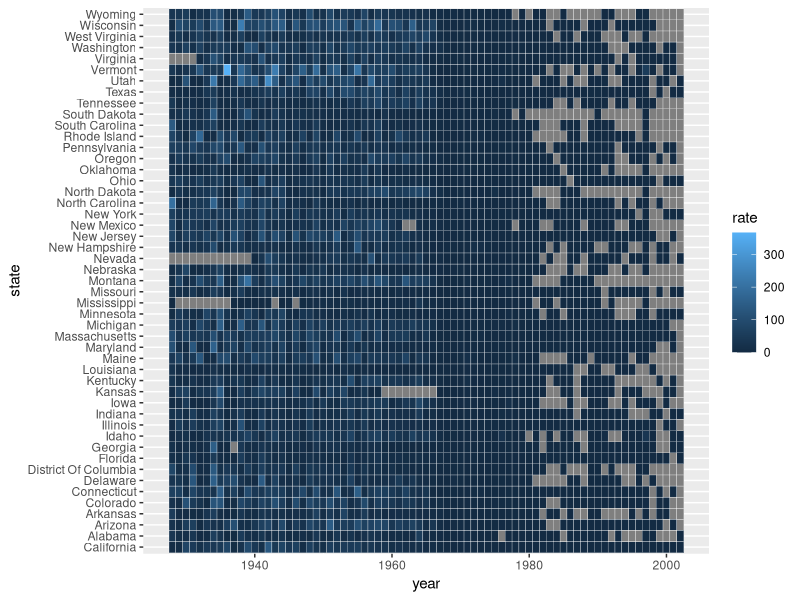
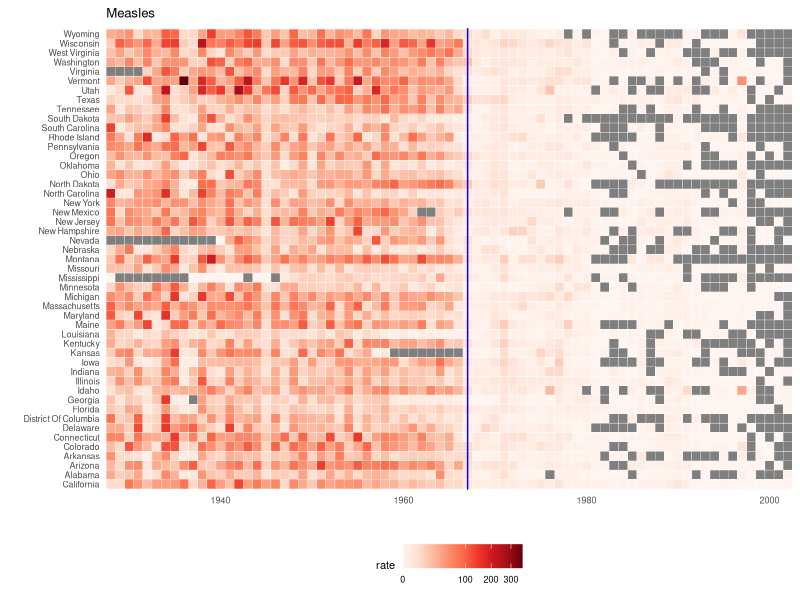

Reproduce these figures in R, in order.
## ---- chunk 1
knitr::opts_chunk$set(echo = TRUE)
## ---- chunk 2
library(dslabs)
library(RColorBrewer)
library(tidyverse)
data(us_contagious_diseases)
names(us_contagious_diseases)
## ---- chunk 3
the_disease <- "Measles"
dat <- us_contagious_diseases %>%
  filter(!state%in%c("Hawaii","Alaska") & disease == the_disease) %>%
  mutate(rate = count / population * 10000 * 52 / weeks_reporting) %>% 
  mutate(state = reorder(state, rate)) 
## ---- chunk 4
dat %>% ggplot(aes(year,state,fill = rate)) + geom_tile(color = "white")
## ---- chunk 5
dat %>% ggplot(aes(year,state,fill = rate)) + geom_tile(color = "white") +
  scale_fill_gradientn(colors = brewer.pal(9,"Reds"),trans = "sqrt") + 
  scale_x_continuous(expand = c(0,0)) +
  geom_vline(xintercept = 1967, col = "blue") +
  theme_minimal() +
  theme(panel.grid = element_blank(),legend.position = "bottom", 
        text = element_text(size = 8)) +
  ggtitle(the_disease) + ylab("") + xlab("")
